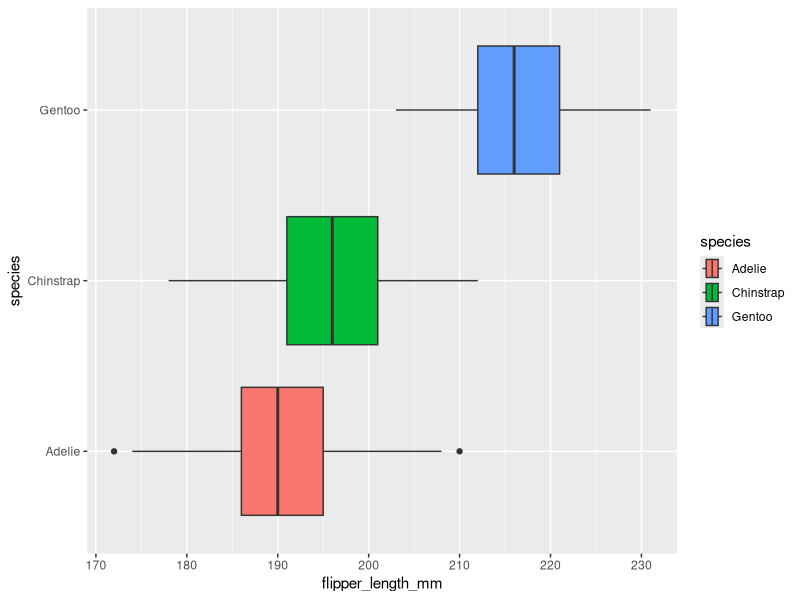

This chart was generated by the following R code:
## ---- chunk 1
library(tidyverse)
library(palmerpenguins)

penguins_df <- penguins
penguins_df
## ---- chunk 2
chisq.test(x = penguins_df$species, y = penguins_df$sex)
## ---- chunk 3
penguins_df %>%
  group_by(species) %>%
  summarize(
    mean_flipper_length = mean(flipper_length_mm, na.rm = TRUE)
  )
## ---- chunk 4
penguins_df %>%
  ggplot() +
    geom_boxplot(aes(y = species, x = flipper_length_mm, fill = species))
## ---- chunk 5
model <- aov(flipper_length_mm ~ species, data = penguins_df)
summary(model)
## ---- chunk 6
gentoo_flippers <- penguins_df %>%
  filter(species == "Gentoo", sex == "male") %>%
  pull(flipper_length_mm)
adelie_flippers <- penguins_df %>%
  filter(species == "Adelie", sex == "male") %>%
  pull(flipper_length_mm)
chinstrap_flippers <- penguins_df %>%
  filter(species == "Chinstrap", sex == "male") %>%
  pull(flipper_length_mm)
## ---- chunk 7
gentoo_flippers
## ---- chunk 8
t.test(x = gentoo_flippers, y = adelie_flippers)
## ---- chunk 9
t.test(x = chinstrap_flippers, y = adelie_flippers)
## ---- chunk 10
t.test(x = chinstrap_flippers, y = gentoo_flippers)
## ---- chunk 11
 1 - (1 - 0.05)^2
## ---- chunk 12
 1 - (1 - 0.05)^3
## ---- chunk 13
0.05/3
## ---- chunk 14
model <- aov(flipper_length_mm ~ species * sex, data = penguins_df)
summary(model)
